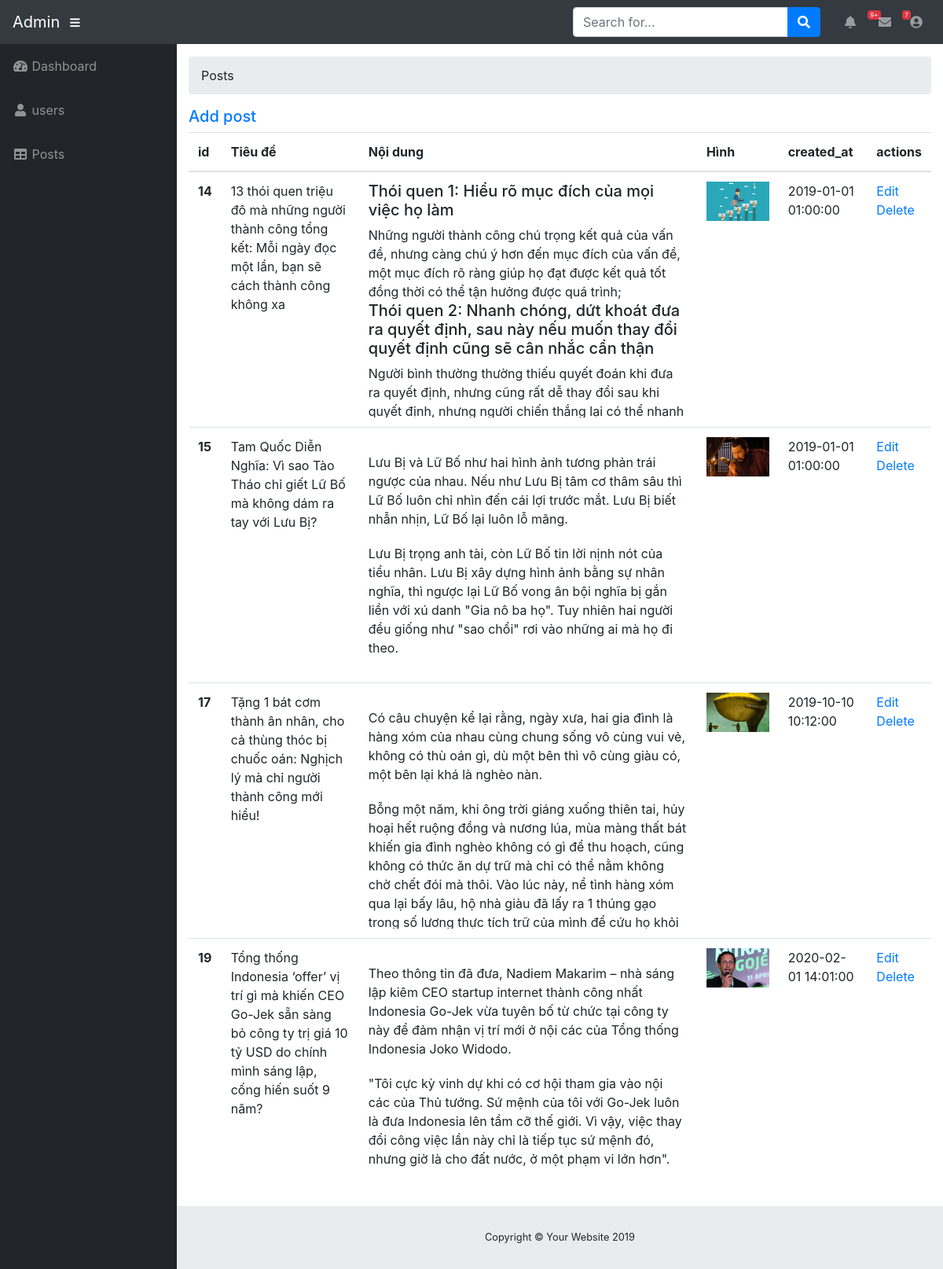
The page /admin/index.php?controller=posts&action=index (signed in) on the database its author committed.
### tables this page shows
CREATE TABLE `posts` (
  `id_post` int(11) NOT NULL AUTO_INCREMENT,
  `tieude` varchar(255) DEFAULT NULL,
  `noidung` longtext NOT NULL,
  `hinh` varchar(255) NOT NULL,
  `created_at` datetime DEFAULT NULL,
  PRIMARY KEY (`id_post`)
);

### admin/app/controllers/postController.php (called while the page is built, shortened)
<?php
class postController{
    public function index(){
        $model = new postModel();
        $result = $model->getAll();
        include_once "app/views/posts/index.php";
    }
}

### admin/app/models/Database.php (called while the page is built, shortened)
<?php
class database {
    public $connection;
    public function __construct()
    {
        if (!$this->connection) {
            $this->connection = mysqli_connect(self::DATABASE_SERVER, self::DATABASE_USER,
                self::DATABASE_PASSWORD, self::DATABASE_NAME);
        }
    }
}

### admin/app/models/postModel.php (called while the page is built, shortened)
<?php
class postModel extends database
{
    public function getAll()
    {
        $sqlSelect = "SELECT * FROM posts";
        $result = mysqli_query($this->connection, $sqlSelect);
        return $result;
    }
}

### admin/app/views/posts/index.php (the view, shortened to what this page needs)
<!DOCTYPE html>
<html lang="en">
<head>
    <link href="assets/vendor/fontawesome-free/css/all.min.css" rel="stylesheet" type="text/css">
    <link href="assets/vendor/datatables/dataTables.bootstrap4.css" rel="stylesheet">
    <link href="assets/css/sb-admin.css" rel="stylesheet">
</head>
<body id="page-top">
<nav class="navbar navbar-expand navbar-dark bg-dark static-top">
    <a class="navbar-brand mr-1" href="index.php?controller=index&action=index">Admin</a>
    <button class="btn btn-link btn-sm text-white order-1 order-sm-0" id="sidebarToggle" href="#">
        <i class="fas fa-bars"></i>
    </button>
    <form class="d-none d-md-inline-block form-inline ml-auto mr-0 mr-md-3 my-2 my-md-0">
        <div class="input-group">
            <input type="text" class="form-control" placeholder="Search for..." aria-label="Search" aria-describedby="basic-addon2">
            <div class="input-group-append">
                <button class="btn btn-primary" type="button">
                    <i class="fas fa-search"></i>
                </button>
            </div>
        </div>
    </form>
    <ul class="navbar-nav ml-auto ml-md-0">
        <li class="nav-item dropdown no-arrow mx-1">
            <a class="nav-link dropdown-toggle" href="#" id="alertsDropdown" role="button" data-toggle="dropdown" aria-haspopup="true" aria-expanded="false">
                <i class="fas fa-bell fa-fw"></i>
                <span class="badge badge-danger">9+</span>
            </a>
        </li>
        <li class="nav-item dropdown no-arrow mx-1">
            <a class="nav-link dropdown-toggle" href="#" id="messagesDropdown" role="button" data-toggle="dropdown" aria-haspopup="true" aria-expanded="false">
                <i class="fas fa-envelope fa-fw"></i>
                <span class="badge badge-danger">7</span>
            </a>
        </li>
        <li class="nav-item dropdown no-arrow">
            <a class="nav-link dropdown-toggle" href="#" id="userDropdown" role="button" data-toggle="dropdown" aria-haspopup="true" aria-expanded="false">
                <i class="fas fa-user-circle fa-fw"></i>
            </a>
        </li>
    </ul>
</nav>
<div id="wrapper">
    <ul class="sidebar navbar-nav">
        <li class="nav-item">
            <a class="nav-link" href="">
                <i class="fas fa-fw fa-tachometer-alt"></i>
                <span>Dashboard</span>
            </a>
        </li>
        <li class="nav-item">
            <a class="nav-link" href="index.php?controller=users&action=index">
                <i class="fas fa-fw fa-user"></i>
                <span>users</span></a>
        </li>
        <li class="nav-item">
            <a class="nav-link" href="index.php?controller=posts&action=index">
                <i class="fas fa-fw fa-table"></i>
                <span>Posts</span></a>
        </li>
    </ul>
    <div id="content-wrapper">
        <div class="container-fluid">
            <ol class="breadcrumb">
                <li class="breadcrumb-item">
                    <a>Posts</a>
                </li>
            </ol>
            <div class="row">
                <div class="col-md-12">
                    <h5><a href="index.php?controller=posts&action=create">Add post</a></h5>
                    <table class="table">
                        <thead>
                        <tr>
                            <th scope="col">id</th>
                            <th scope="col">Tiêu đề</th>
                            <th scope="col">Nội dung</th>
                            <th scope="col">Hình</th>
                            <th scope="col">created_at</th>
                            <th scope="col">
                                actions
                            </th>
                        </tr>
                        </thead>
                        <tbody>
                        <?php
                        if (mysqli_num_rows($result) > 0) {
                        while($row = mysqli_fetch_assoc($result)) {
                        ?>
                        <tr>
                            <th scope="col"><?=$row['id_post']?></th>
                            <td><?=$row['tieude']?></td>
                            <td>
                                <div style=" height: 300px;overflow-x: scroll;">
                                    <?=$row['noidung']?>
                                </div>
                            </td>
                            <td><img src="../assets/images/<?=$row['hinh']?>" width="100%"/></td>
                            <td><?=$row['created_at']?></td>
                            <td>
                                <div>
                                    <a class="" href="index.php?controller=posts&action=edit&id_post=<?=$row['id_post']?>">Edit</a>
                                </div>
                                <div>
                                    <a class="" href="index.php?controller=posts&action=delete&id_post=<?=$row['id_post']?>"
                                       onclick='return xacnhan();'>Delete</a>
                                </div>
                            </td>
                        </tr>
                            <?php
                        }
                        } else {
                            echo "<br> Không có bản ghi nào trong CSDL";
                        }
                        ?>
                        </tbody>
                    </table>
                </div>
            </div>
        </div>
        <footer class="sticky-footer">
            <div class="container my-auto">
                <div class="copyright text-center my-auto">
                    <span>Copyright © Your Website 2019</span>
                </div>
            </div>
        </footer>
    </div>
</div>
</body>
</html>

### admin/index.php (shortened to what this page needs)
<?php
include_once "app/route.php";
include_once "app/models/database.php";
include_once "app/controllers/postController.php";
include_once "app/models/postModel.php";
if(isset($_GET["controller"])){
    $controller=$_GET["controller"];
}elseif(isset($_POST["controller"])){
    $controller=$_POST["controller"];
} else{
    $controller="index";
}
switch ($controller) {
    case "posts":
        $route = new \App\route();
        $route->postRoute();
        break;
}

### admin/app/route.php (shortened to what this page needs)
<?php
class route {
    public function postRoute(){
        if ($_REQUEST["controller"] == 'posts') {
            $controller = new postController();
            if($_REQUEST["action"] == 'index'){
                $controller->index();
            }
        }
    }
}

### rows shown on the page
posts: id_post "14", tieude "13 thói quen triệu đô mà những người thành công tổng kết: Mỗi ngày đọc một lần, bạn sẽ cách thành công không xa", noidung "Thói quen 1: Hiểu rõ mục đích của mọi việc họ làm Những người thành công chú trọng kết quả của vấn đề, nhưng càng chú ý hơn đến mục đích của vấn đề, một mục đích rõ ràng giúp họ đạt được kết quả tốt đồng thời có thể tận hưởng được quá trình; Thói quen 2: Nhanh chóng, dứt khoát đưa ra quyết định, sau này nếu muốn thay đổi quyết định cũng sẽ cân nhắc cẩn thận Người bình thường thường thiếu quyết đoán khi đưa ra quyết định, nhưng cũng rất dễ thay đổi sau khi quyết định, nhưng người chiến thắng lại có thể nhanh…", hinh (picture), created_at "2019-01-01 01:00:00"
posts: id_post "15", tieude "Tam Quốc Diễn Nghĩa: Vì sao Tào Tháo chỉ giết Lữ Bố mà không dám ra tay với Lưu Bị?", noidung "Lưu Bị và Lữ Bố như hai hình ảnh tương phản trái ngược của nhau. Nếu như Lưu Bị tâm cơ thâm sâu thì Lữ Bố luôn chỉ nhìn đến cái lợi trước mắt. Lưu Bị biết nhẫn nhịn, Lữ Bố lại luôn lỗ mãng. Lưu Bị trọng anh tài, còn Lữ Bố tin lời nịnh nót của tiểu nhân. Lưu Bị xây dựng hình ảnh bằng sự nhân nghĩa, thì ngược lại Lữ Bố vong ân bội nghĩa bị gắn liền với xú danh \"Gia nô ba họ\". Tuy nhiên hai người đều giống như \"sao chổi\" rơi vào những ai mà họ đi theo.", hinh (picture), created_at "2019-01-01 01:00:00"
posts: id_post "17", tieude "Tặng 1 bát cơm thành ân nhân, cho cả thùng thóc bị chuốc oán: Nghịch lý mà chỉ người thành công mới hiểu!", noidung "Có câu chuyện kể lại rằng, ngày xưa, hai gia đình là hàng xóm của nhau cùng chung sống vô cùng vui vẻ, không có thù oán gì, dù một bên thì vô cùng giàu có, một bên lại khá là nghèo nàn. Bỗng một năm, khi ông trời giáng xuống thiên tai, hủy hoại hết ruộng đồng và nương lúa, mùa màng thất bát khiến gia đình nghèo không có gì để thu hoạch, cũng không có thức ăn dự trữ mà chỉ có thể nằm không chờ chết đói mà thôi. Vào lúc này, nể tình hàng xóm qua lại bấy lâu, hộ nhà giàu đã lấy ra 1 thúng gạo trong số lương thực tích trữ của mình để cứu họ khỏi…", hinh (picture), created_at "2019-10-10 10:12:00"
posts: id_post "19", tieude "Tổng thống Indonesia ‘offer’ vị trí gì mà khiến CEO Go-Jek sẵn sàng bỏ công ty trị giá 10 tỷ USD do chính mình sáng lập, cống hiến suốt 9 năm?", noidung "Theo thông tin đã đưa, Nadiem Makarim – nhà sáng lập kiêm CEO startup internet thành công nhất Indonesia Go-Jek vừa tuyên bố từ chức tại công ty này để đảm nhận vị trí mới ở nội các của Tổng thống Indonesia Joko Widodo. \"Tôi cực kỳ vinh dự khi có cơ hội tham gia vào nội các của Thủ tướng. Sứ mệnh của tôi với Go-Jek luôn là đưa Indonesia lên tầm cỡ thế giới. Vì vậy, việc thay đổi công việc lần này chỉ là tiếp tục sứ mệnh đó, nhưng giờ là cho đất nước, ở một phạm vi lớn hơn\".", hinh (picture), created_at "2020-02-01 14:01:00"
